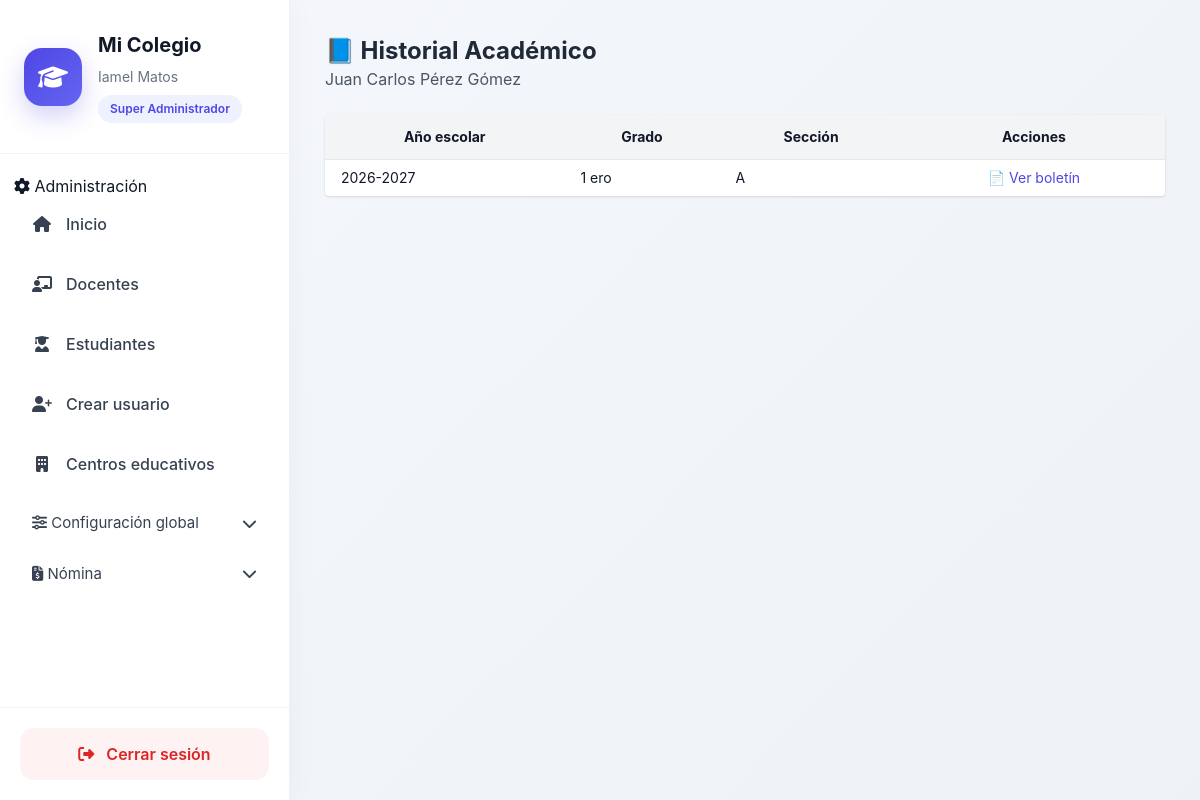
Page /administracion/seguimiento/estudiante/4/ (signed in) on the committed database.
### usuarios/models.py (models this page shows, shortened)
class Usuario(AbstractBaseUser, PermissionsMixin):
    ROLES = (
        ('superadmin', 'Super Administrador'),
        ('admin', 'Administrador'),
        ('secretaria', 'Secretaria'),
        ('docente', 'Docente'),
        ('estudiante', 'Estudiante'),
        ('director', 'Director'),
    )
    username = models.CharField(max_length=100, unique=True)
    email = models.EmailField(unique=True)
    first_name = models.CharField("Nombres", max_length=150)
    last_name = models.CharField("Apellidos", max_length=150)
    rol = models.CharField(
        max_length=20,
        choices=ROLES,
    )
    is_active = models.BooleanField(default=True)
    is_staff = models.BooleanField(default=False)
    fecha_creacion = models.DateTimeField(auto_now_add=True)
    objects = UsuarioManager()
    USERNAME_FIELD = "username"
    REQUIRED_FIELDS = ["email", "first_name", "last_name"]
    def get_full_name(self):
        return f"{self.first_name} {self.last_name}".strip()

### estudiantes/models.py (models this page shows, shortened)
class Estudiante(models.Model):
    usuario = models.OneToOneField(
        'usuarios.Usuario',
        on_delete=models.CASCADE
    )
    centro = models.ForeignKey(
        'core.CentroEducativo',
        on_delete=models.CASCADE
    )
    matricula = models.CharField(max_length=50, unique=True)
    primer_nombre = models.CharField(max_length=100)
    segundo_nombre = models.CharField(max_length=100, blank=True, null=True)
    primer_apellido = models.CharField(max_length=100)
    segundo_apellido = models.CharField(max_length=100, blank=True, null=True)
    sexo = models.CharField(max_length=1, choices=[('M', 'Masculino'), ('F', 'Femenino')])
    fecha_nacimiento = models.DateField()
    lugar_nacimiento = models.CharField(max_length=150)
    nacionalidad = models.CharField(max_length=100)
    direccion = models.TextField()
    telefono = models.CharField(max_length=20, blank=True, null=True)
    nombre_tutor = models.CharField(max_length=200)
    cedula_tutor = models.CharField(max_length=13)
    telefono_tutor = models.CharField(max_length=20)
    parentesco_tutor = models.CharField(max_length=50)
    estado = models.CharField(
        max_length=20,
        choices=[('activo', 'Activo'), ('retirado', 'Retirado'), ('egresado', 'Egresado')],
        default='activo'
    )
    created_at = models.DateTimeField(auto_now_add=True)
    updated_at = models.DateTimeField(auto_now=True)
    def nombre_completo(self):
        return f"{self.primer_nombre} {self.segundo_nombre or ''} {self.primer_apellido} {self.segundo_apellido or ''}".strip()

### administracion/models.py (models this page shows, shortened)
class Acta(models.Model):
    centro = models.ForeignKey(CentroEducativo, on_delete=models.CASCADE)
    anio_escolar = models.ForeignKey(AnioEscolar, on_delete=models.CASCADE)
    estudiante = models.ForeignKey(Estudiante, on_delete=models.CASCADE)
    grado = models.ForeignKey(Grado, on_delete=models.CASCADE)
    seccion = models.CharField(max_length=5)
    fecha_generacion = models.DateTimeField(auto_now_add=True)
    datos = models.JSONField()  # 🔒 snapshot COMPLETO
    generado_por = models.ForeignKey(
        'usuarios.Usuario',
        on_delete=models.SET_NULL,
        null=True,
        blank=True
    )
    class Meta:
        unique_together = (
            'centro',
            'anio_escolar',
            'estudiante',
        )

### core/models.py (models this page shows, shortened)
class AnioEscolar(models.Model):
    centro = models.ForeignKey(
        CentroEducativo,
        on_delete=models.CASCADE
    )
    nombre = models.CharField(max_length=9)  # 2024-2025
    fecha_inicio = models.DateField()
    fecha_fin = models.DateField()
    activo = models.BooleanField(default=False)
    class Meta:
        unique_together = ('centro', 'nombre')

### academico/models.py (models this page shows)
class Grado(models.Model):
    nivel = models.ForeignKey(Nivel, on_delete=models.CASCADE)
    nombre = models.CharField(max_length=50)
    def __str__(self):
            return self.nombre

### administracion/views.py (the view)
@login_required
@centro_required
@role_required('director', 'secretaria', 'superadmin')
def seguimiento_estudiante(request, estudiante_id):
    centro = request.centro
    if not centro:
        return redirect('seleccionar_centro')
    actas = (
        Acta.objects
        .filter(
            centro=centro,
            estudiante_id=estudiante_id
        )
        .select_related('anio_escolar', 'grado')
        .order_by('-anio_escolar__nombre')
    )
    estudiante = actas.first().estudiante if actas else None
    return render(request, "administracion/seguimiento_estudiante.html", {
        "estudiante": estudiante,
        "actas": actas
    })

### core/context_processors.py (called while the page is built)
def configuracion_centro(request):
    centro_id = request.session.get('centro_id')
    configuracion = None
    if centro_id:
        try:
            configuracion = ConfiguracionCentro.objects.get(
                centro_id=centro_id
            )
        except ConfiguracionCentro.DoesNotExist:
            pass
    return {
        'configuracion': configuracion
    }

### core/utils/session.py (called while the page is built)
def get_centro_activo(request):
    centro_id = request.session.get('centro_id')
    if not centro_id:
        return None
    try:
        return CentroEducativo.objects.get(id=centro_id)
    except CentroEducativo.DoesNotExist:
        return None

### administracion/templates/administracion/seguimiento_estudiante.html (shortened to what this page needs)
{% extends "home.html" %}
{% block content %}
<div class="max-w-5xl mx-auto space-y-6">
    <div>
        <h1 class="text-2xl font-bold text-gray-800">
            📘 Historial Académico
        </h1>
        <p class="text-gray-600">
            {{ estudiante.nombre_completo }}
        </p>
    </div>
    <div class="bg-white shadow rounded">
        <table class="min-w-full text-sm">
            <thead class="bg-gray-100">
                <tr>
                    <th class="px-4 py-3">Año escolar</th>
                    <th class="px-4 py-3">Grado</th>
                    <th class="px-4 py-3">Sección</th>
                    <th class="px-4 py-3 text-center">Acciones</th>
                </tr>
            </thead>
            <tbody>
            {% for acta in actas %}
                <tr class="border-t">
                    <td class="px-4 py-2">{{ acta.anio_escolar.nombre }}</td>
                    <td class="px-4 py-2">{{ acta.grado }}</td>
                    <td class="px-4 py-2">{{ acta.seccion }}</td>
                    <td class="px-4 py-2 text-center">
                        <a href="{% url 'administracion:ver_boletin' acta.id %}"
                           class="text-indigo-600 hover:underline">
                            📄 Ver boletín
                        </a>
                    </td>
                </tr>
            {% empty %}
                <tr>
                    <td colspan="4" class="text-center py-6 text-gray-500">
                        No hay boletines generados.
                    </td>
                </tr>
            {% endfor %}
            </tbody>
        </table>
    </div>
</div>
{% endblock %}

### core/templates/home.html (shortened to what this page needs)
<!DOCTYPE html>
<html lang="es">
  {% load static %}
  <head>
    <script src="https://cdn.tailwindcss.com"></script>
    <link rel="stylesheet" href="https://cdnjs.cloudflare.com/ajax/libs/font-awesome/6.5.0/css/all.min.css" />
    <link rel="stylesheet" href="{% static 'css/dashboard.css' %}" />
  </head>
  <body class="dashboard-body">
    <div class="dashboard-layout">
      <aside class="sidebar">
        <div class="sidebar-header">
          <div class="sidebar-logo">
            <i class="fas fa-graduation-cap"></i>
          </div>
          <div>
            <h1 class="sidebar-title">Mi Colegio</h1>
            <p class="sidebar-user">{{ request.user.get_full_name }}</p>
            <span class="sidebar-role">{{ request.user.get_rol_display }}</span>
          </div>
        </div>
        <nav class="sidebar-nav">
          {% if request.user.is_authenticated %}
            {% if request.user.rol == 'admin' or request.user.rol == 'superadmin' or request.user.is_superuser %}
              <div class="sidebar-section">
                <span>
                  <i class="fas fa-cog"></i>
                  Administración
                </span>
              </div>
              <a href="{% url 'core:home' %}" class="sidebar-link">
                <i class="fas fa-home"></i>
                <span>Inicio</span>
              </a>
              <a href="{% url 'docente_list' %}" class="sidebar-link">
                <i class="fas fa-chalkboard-teacher"></i>
                <span>Docentes</span>
              </a>
              <a href="{% url 'estudiante_list' %}" class="sidebar-link">
                <i class="fas fa-user-graduate"></i>
                <span>Estudiantes</span>
              </a>
              <a href="{% url 'usuarios:crear_miembro' %}" class="sidebar-link">
                <i class="fas fa-user-plus"></i>
                <span>Crear usuario</span>
              </a>
              <a href="{% url 'core:centro_list' %}" class="sidebar-link">
                <i class="fas fa-building"></i>
                <span>Centros educativos</span>
              </a>
              <button type="button" onclick="toggleMenu('menu-configuracion')" class="menu-toggle">
                <div>
                  <i class="fas fa-sliders"></i>
                  <span>Configuración global</span>
                </div>
                <i class="fas fa-chevron-down"></i>
              </button>
            {% endif %}
{% if configuracion and configuracion.modulo_nomina %}
<button type="button"
        onclick="toggleMenu('menu-nomina')"
        class="menu-toggle">
    <div>
        <i class="fas fa-file-invoice-dollar"></i>
        <span>Nómina</span>
    </div>
    <i class="fas fa-chevron-down"></i>
</button>
{% endif %}
          {% endif %}
        </nav>
        <div class="sidebar-footer">
          <a href="{% url 'usuarios:logout' %}" class="logout-btn">
            <i class="fas fa-sign-out-alt"></i>
            <span>Cerrar sesión</span>
          </a>
        </div>
      </aside>
      <main class="main-content">
        {% block content %}
        {% endblock %}
      </main>
    </div>
  </body>
</html>

### static/css/dashboard.css (style rules this page uses)
body.dashboard-body { margin: 0; background: linear-gradient( 135deg, #f5f7fb, #edf2f7 ); font-family: "Inter", sans-serif; color: #111827; }
.dashboard-layout { display: flex; min-height: 100vh; }
.sidebar { width: 290px; background: #ffffff; border-right: 1px solid #edf2f7; display: flex; flex-direction: column; justify-content: space-between; box-shadow: 0 0 30px rgba(0,0,0,.04); }
.sidebar-header { padding: 30px 24px; border-bottom: 1px solid #f1f5f9; display: flex; gap: 16px; align-items: center; }
.sidebar-logo { width: 58px; height: 58px; border-radius: 18px; background: linear-gradient( 135deg, #4f46e5, #6366f1 ); display: flex; align-items: center; justify-content: center; color: white; font-size: 24px; box-shadow: 0 10px 25px rgba(79,70,229,.25); }
.sidebar-title { font-size: 20px; font-weight: 700; margin: 0; }
.sidebar-user { margin-top: 6px; font-size: 14px; color: #6b7280; }
.sidebar-role { display: inline-block; margin-top: 8px; background: #eef2ff; color: #4f46e5; padding: 5px 12px; border-radius: 999px; font-size: 12px; font-weight: 600; }
.sidebar-nav { padding: 20px 14px; flex: 1; overflow-y: auto; }
.sidebar-link { display: flex; align-items: center; gap: 14px; padding: 14px 18px; border-radius: 14px; text-decoration: none; color: #374151; margin-bottom: 8px; transition: all .25s ease; font-weight: 500; }
.sidebar-link i { width: 20px; text-align: center; }
.menu-toggle { width: 100%; border: none; background: transparent; display: flex; justify-content: space-between; align-items: center; padding: 14px 18px; border-radius: 14px; cursor: pointer; color: #374151; font-size: 15px; transition: all .25s ease; }
.sidebar-footer { padding: 20px; border-top: 1px solid #f1f5f9; }
.logout-btn { display: flex; align-items: center; justify-content: center; gap: 12px; background: #fef2f2; color: #dc2626; text-decoration: none; padding: 14px; border-radius: 14px; font-weight: 600; transition: all .25s ease; }
.main-content { flex: 1; padding: 35px; overflow-y: auto; }

### rows in the picture
Usuario: user.get_full_name "Iamel Matos", user.rol "Super Administrador"
Estudiante: nombre_completo "Juan Carlos Pérez Gómez"
Acta: anio_escolar.nombre "2026-2027", grado "1 ero", seccion "A"
